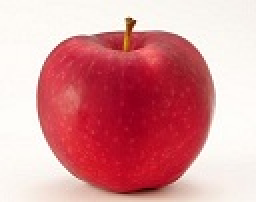
%> input picture HSVchange/apples.jpg, 128 x 101 px (shown 2 times larger)
$ octave example.m   (GNU Octave 9; MATLAB toolbox functions it lacks are replaced by stand-ins)
%> lines starting %> are read from the running program, lines starting %| are printed output that depends on the picture
### HSVchange/hsvquan.m

function L=hsvquan(hsv)
%对HSV进行量化,把3个颜色分量合成为一维特征矢量:
I=imread('apples.jpg');
I=im2double(I);
hsv=rgb2gray(I);
h=hsv(:,:,1);
s=hsv(:,:,2);
v=hsv(:,:,3);

% 如果对HSV 空间进行适当的量化后再计算直方图, 则计算量要少得多. 我们将H , S ,V 3个分量按照人的颜色感知进行非等间隔的量化, 从对颜色模型的大量分析, 我们把
% 色调H 空间分成8份, 饱和度S 和亮度V 空间分别分成3份, 并根据色彩的不同范围进行量化, 量化后的色
% 调、饱和度和亮度值分别为H , S ,V.
h=h*360;
H=zeros(size(hsv,1),size(hsv,2));
H(h>=316|h<=20)=0;
H(h>=21&h<=40)=1;
H(h>=41&h<=75)=2;
H(h>=76&h<=155)=3;
H(h>=156&h<=190)=4;
H(h>=191&h<=270)=5;
H(h>=271&h<=295)=6;
H(h>=296&h<=351)=7;


S=zeros(size(hsv,1),size(hsv,2));
S(s>=0&s<=0.2)=0;
S(s>0.2&s<=0.7)=1;
S(s>0.7&s<=1)=2;


V=zeros(size(v));
V(v>=0&v<=0.2)=0;
V(v>0.2&v<=0.7)=1;
V(v>0.7&v<=1)=2;

 l=9*H+3*S+V;

% L=mat2gray(l);
% histL=imhist(L,72);
for i=0:71
    L(i+1)=numel(l(l==i));
end

### HSVchange/example.m
I=imread('apples.jpg');
%> I is the input picture: size 101x128x3 uint8; mean R, G, B 219.1, 149.1, 153.3
I=im2double(I);
%> I: size 101x128x3 double
figure,imshow(I);title('原来');
hsv=rgb2hsv(I);
%> hsv: size 101x128x3 double; mean H, S, V 0.467, 0.392, 0.859
figure,imshow(hsv);title('HSV');
H=hsv(:,:,1);
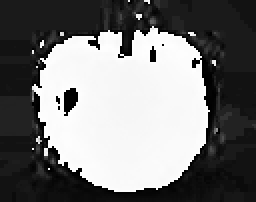
%> H: size 101x128 double (shown 2 times larger); min 0, max 0.999, mean 0.467
S=hsv(:,:,2);
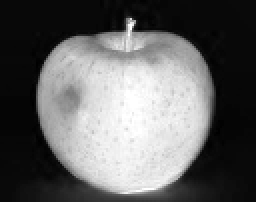
%> S: size 101x128 double (shown 2 times larger); min 0, max 1, mean 0.392
V=hsv(:,:,3);
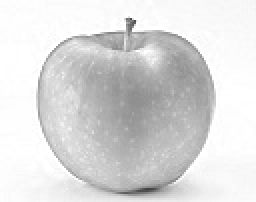
%> V: size 101x128 double (shown 2 times larger); min 0.263, max 1, mean 0.859
subplot(2,3,1),imshow(H),title('H');
subplot(2,3,2),imshow(S),title('S');
subplot(2,3,3),imshow(V),title('V');
subplot(2,3,4),imhist(H),title('H');
subplot(2,3,5),imhist(V),title('S');
subplot(2,3,6),imhist(S),title('V');
%> after `title('V')`:
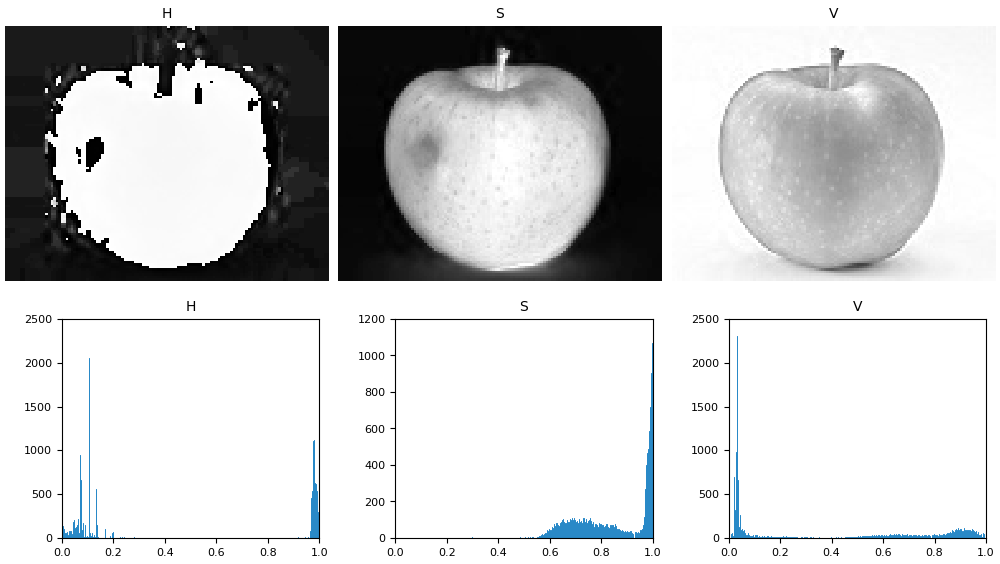
%> figure redrawn from the program's plot data, 6 panels
vv=hsvquan(hsv);
%> in hsvquan, `hsv=rgb2gray(I);`:
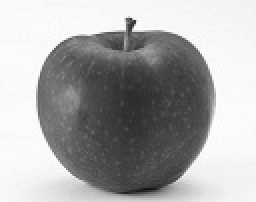
%> hsv: size 101x128 double (shown 2 times larger); min 0.0785, max 0.999, mean 0.669
%> the run ends on the next line

$ run again, with HSVchange/boluo.jpg copied over HSVchange/apples.jpg
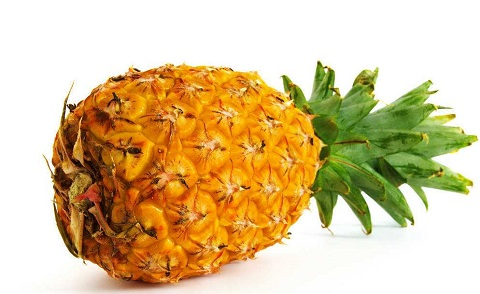
%> input picture HSVchange/boluo.jpg, 480 x 294 px
%> I is the input picture: size 294x480x3 uint8; mean R, G, B 217.5, 194, 149
%> I: size 294x480x3 double
%> `S=hsv(:,:,2);`:
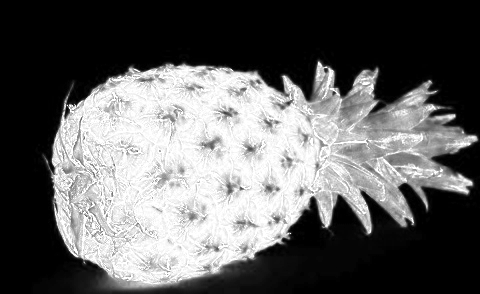
%> S: size 294x480 double; min 0, max 1, mean 0.391
%> in hsvquan, `hsv=rgb2gray(I);`:
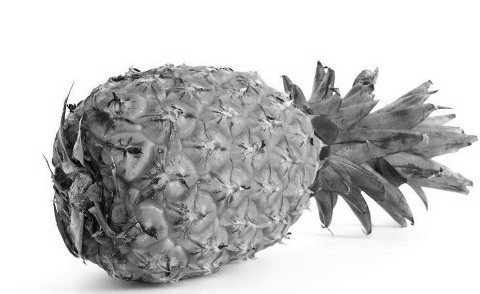
%> hsv: size 294x480 double; min 0.0176, max 1, mean 0.768

$ run again, with HSVchange/xiangjiao.jpg copied over HSVchange/apples.jpg
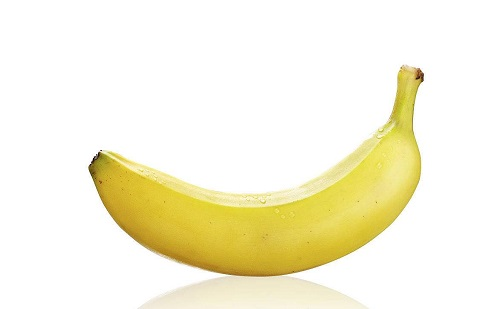
%> input picture HSVchange/xiangjiao.jpg, 480 x 309 px
%> I is the input picture: size 309x480x3 uint8; mean R, G, B 247.5, 243.4, 219.1
%> I: size 309x480x3 double
%> `S=hsv(:,:,2);`:
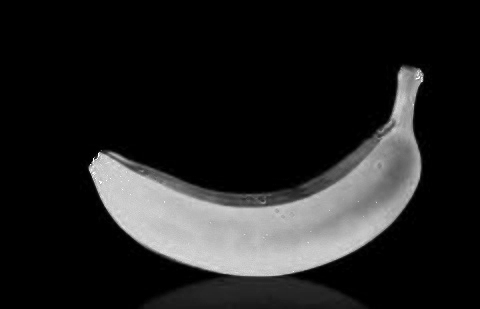
%> S: size 309x480 double; min 0, max 1, mean 0.131
%> in hsvquan, `hsv=rgb2gray(I);`:
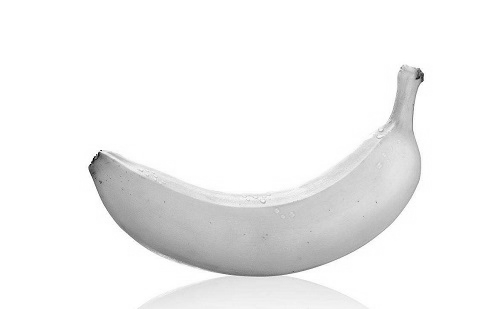
%> hsv: size 309x480 double; min 0.0117, max 1, mean 0.948
